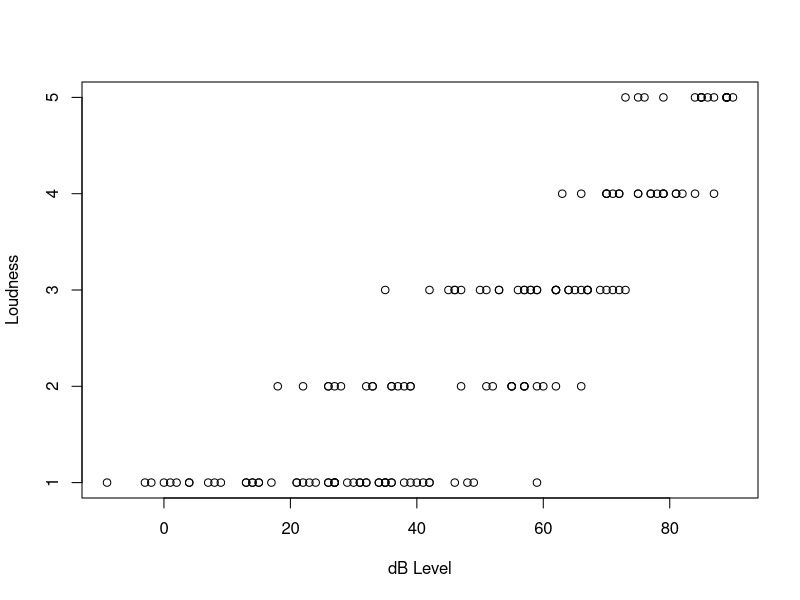
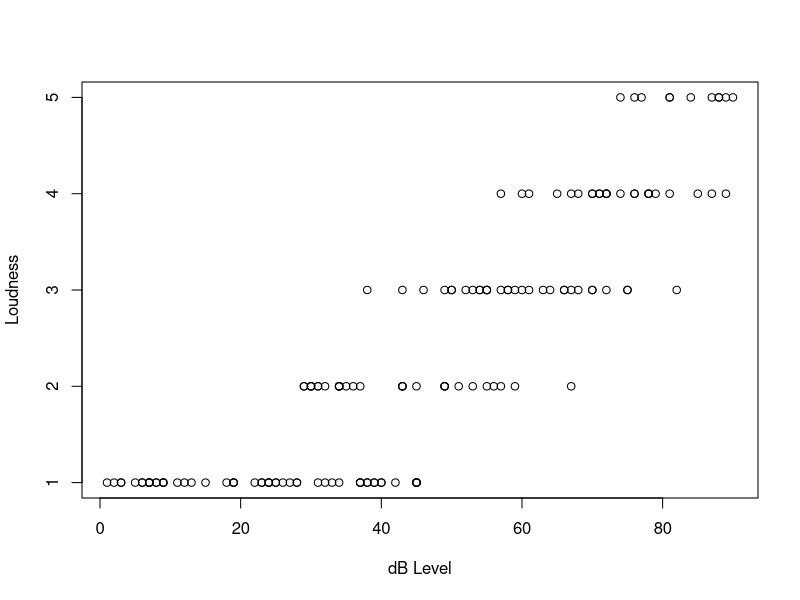
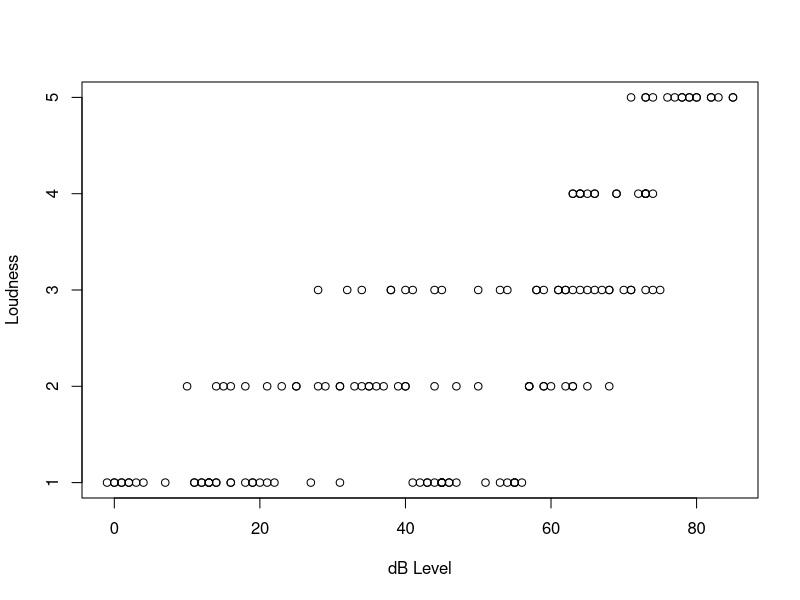
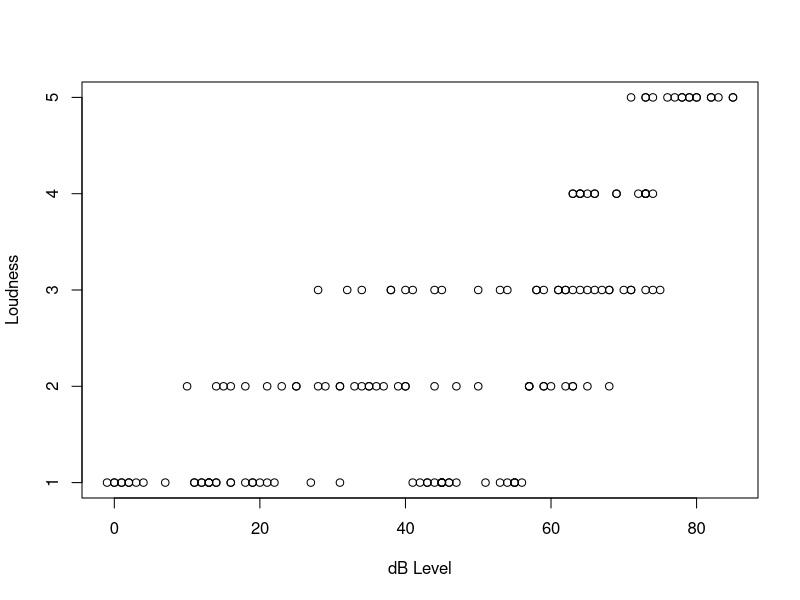

Recreate these plots in R, in order. (Note: this script raises an error after producing the figures.)
#Load packages
library(readr)
library(tidyverse)
library(MASS)

#Read in data
longdata <- read_delim("longdata.csv", delim = ";", 
                       escape_double = FALSE, trim_ws = TRUE)

dat5L <- longdata[c("0.5kHz-upplevd-L", "0.5kHz-dB-L")]
names(dat5L) <- c("loudness", "dB")
dat5R <- longdata[c("0.5kHz-upplevd-R", "0.5kHz-dB-R")]
names(dat5R) <- c("loudness", "dB")
dat4L <- longdata[c("4kHz-upplevd-L", "4kHz-dB-L")]
names(dat4L) <- c("loudness", "dB")
dat4R <- longdata[c("4kHz-upplevd-R", "4kHz-dB-R")]
names(dat4R) <- c("loudness", "dB")

#Create linear model
mod5L <- lm(longdata$`0.5kHz-upplevd-L` ~ longdata$`0.5kHz-dB-L`) 
mod5R <- lm(loudness ~ dB, data = dat5R)

mod5R <- lm(longdata$`0.5kHz-upplevd-R` ~ longdata$`0.5kHz-dB-R`) 
mod4L <- lm(longdata$`4kHz-upplevd-L` ~ longdata$`4kHz-dB-L`) 
mod4R <- lm(longdata$`4kHz-upplevd-R` ~ longdata$`4kHz-dB-R`) 

#Print summary of linear model
summary(mod5L)
summary(mod5R)
summary(mod4L)
summary(mod4R)

#Plot data from linear model
plot(longdata$`0.5kHz-dB-L`, longdata$`0.5kHz-upplevd-L`,
     xlab="dB Level",
     ylab="Loudness")
plot(longdata$`0.5kHz-dB-R`, longdata$`0.5kHz-upplevd-R`,
     xlab="dB Level",
     ylab="Loudness")
plot(longdata$`4kHz-dB-L`, longdata$`4kHz-upplevd-L`,
     xlab="dB Level",
     ylab="Loudness")
plot(longdata$`4kHz-dB-L`, longdata$`4kHz-upplevd-L`,
     xlab="dB Level",
     ylab="Loudness")

#Inspect class of "upplevd" variable
class(longdata$`0.5kHz-upplevd-L`)
class(longdata$`0.5kHz-upplevd-R`)
class(longdata$`4kHz-upplevd-L`)
class(longdata$`4kHz-upplevd-R`)

#Overwrite upplevd as factor variable
longdata$`0.5kHz-upplevd-L` <- factor(longdata$`0.5kHz-upplevd-L`)
longdata$`0.5kHz-upplevd-R` <- factor(longdata$`0.5kHz-upplevd-R`)
longdata$`4kHz-upplevd-L` <- factor(longdata$`4kHz-upplevd-L`)
longdata$`4kHz-upplevd-R` <- factor(longdata$`4kHz-upplevd-R`)

#Create logistics model
mod5L_glm <- glm(longdata$`0.5kHz-upplevd-L` ~ longdata$`0.5kHz-dB-L`, family = "binomial")
mod5R_glm <- glm(longdata$`0.5kHz-upplevd-L` ~ longdata$`0.5kHz-dB-L`, family = "binomial")
mod4L_glm <- glm(longdata$`4kHz-upplevd-L` ~ longdata$`4kHz-dB-L`, family = "binomial")
mod4R_glm <- glm(longdata$`4kHz-upplevd-R` ~ longdata$`4kHz-dB-R`, family = "binomial")

#Inspect logistic model
summary(mod5L_glm)
summary(mod5R_glm)
summary(mod4L_glm)
summary(mod4R_glm)

#A nicer plot(?) option using ggplot-package
plot1 <- ggplot(dat5, aes(x = dB_presentation, y = loudness_score)) + 
  geom_point(shape = 1, size = 3) +
  stat_smooth(method = "lm", col = "red", alpha = 0.35)+
  xlab("Level presented (dB HL)")+
  ylab("Loudness category")+
  theme_bw()

plot2 <- ggplot(longdata, aes(x = longdata$`0.5kHz-dB-L`, y = longdata$`0.5kHz-upplevd-L`)) + 
  geom_point(shape = 1, size = 3) +
  stat_smooth(method = "lm", col = "red", alpha = 0.35)+
  xlab("Level presented (dB HL)")+
  ylab("Loudness category")+
  theme_bw()

ggarrange(plot2, plot2, ncol=2, nrow=1)
